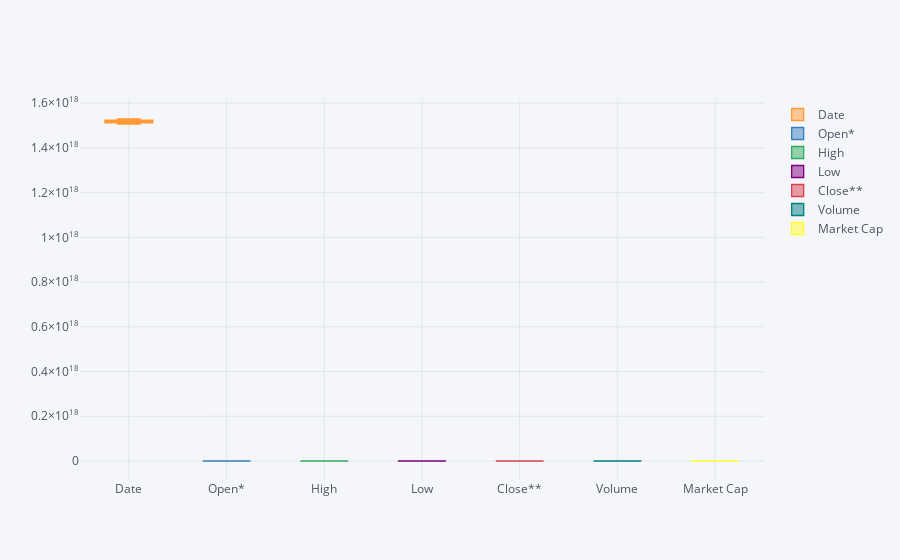

Source (notebook cell):
### Code cell
cardano.iplot(kind='box')

### Figure 1 — Plotly figure (JSON) as saved in the notebook; plotly's stock layout.template omitted (floating-point values rounded to 4 significant figures; data arrays with more than 128 entries replaced by an {"elided": "..."} marker saying what was removed)
{"data": [{"boxpoints": false, "line": {"width": 1.3}, "marker": {"color": "rgba(255, 153, 51, 1.0)"}, "name": "Date", "orientation": "v", "type": "box", "y": {"elided": "261 int values"}}, {"boxpoints": false, "line": {"width": 1.3}, "marker": {"color": "rgba(55, 128, 191, 1.0)"}, "name": "Open*", "orientation": "v", "type": "box", "y": {"elided": "261 float values"}}, {"boxpoints": false, "line": {"width": 1.3}, "marker": {"color": "rgba(50, 171, 96, 1.0)"}, "name": "High", "orientation": "v", "type": "box", "y": {"elided": "261 float values"}}, {"boxpoints": false, "line": {"width": 1.3}, "marker": {"color": "rgba(128, 0, 128, 1.0)"}, "name": "Low", "orientation": "v", "type": "box", "y": {"elided": "261 float values"}}, {"boxpoints": false, "line": {"width": 1.3}, "marker": {"color": "rgba(219, 64, 82, 1.0)"}, "name": "Close**", "orientation": "v", "type": "box", "y": {"elided": "261 float values"}}, {"boxpoints": false, "line": {"width": 1.3}, "marker": {"color": "rgba(0, 128, 128, 1.0)"}, "name": "Volume", "orientation": "v", "type": "box", "y": {"elided": "261 int values"}}, {"boxpoints": false, "line": {"width": 1.3}, "marker": {"color": "rgba(255, 255, 51, 1.0)"}, "name": "Market Cap", "orientation": "v", "type": "box", "y": {"elided": "261 int values"}}], "layout": {"legend": {"bgcolor": "#F5F6F9", "font": {"color": "#4D5663"}}, "paper_bgcolor": "#F5F6F9", "plot_bgcolor": "#F5F6F9", "titlefont": {"color": "#4D5663"}, "xaxis1": {"gridcolor": "#E1E5ED", "showgrid": true, "tickfont": {"color": "#4D5663"}, "title": "", "titlefont": {"color": "#4D5663"}, "zerolinecolor": "#E1E5ED"}, "yaxis1": {"gridcolor": "#E1E5ED", "showgrid": true, "tickfont": {"color": "#4D5663"}, "title": "", "titlefont": {"color": "#4D5663"}, "zerolinecolor": "#E1E5ED"}}}
